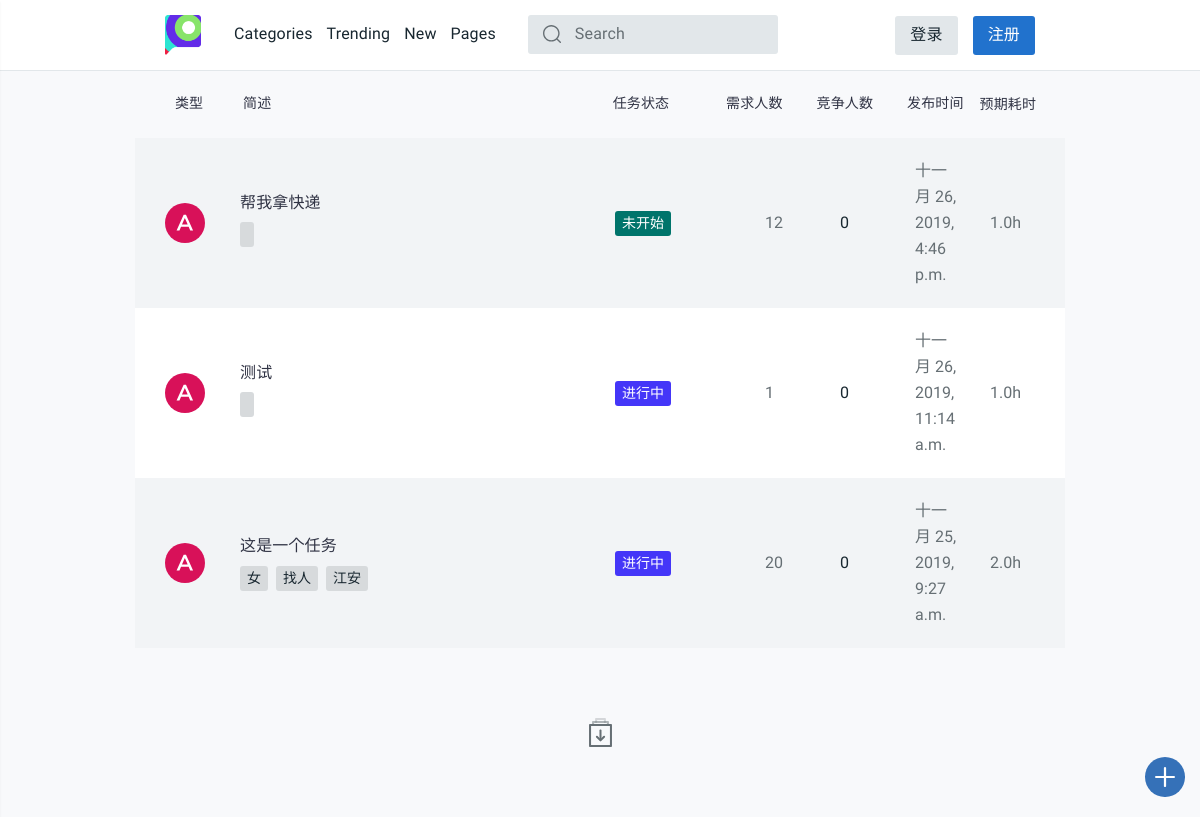
Before: / with the older database file.
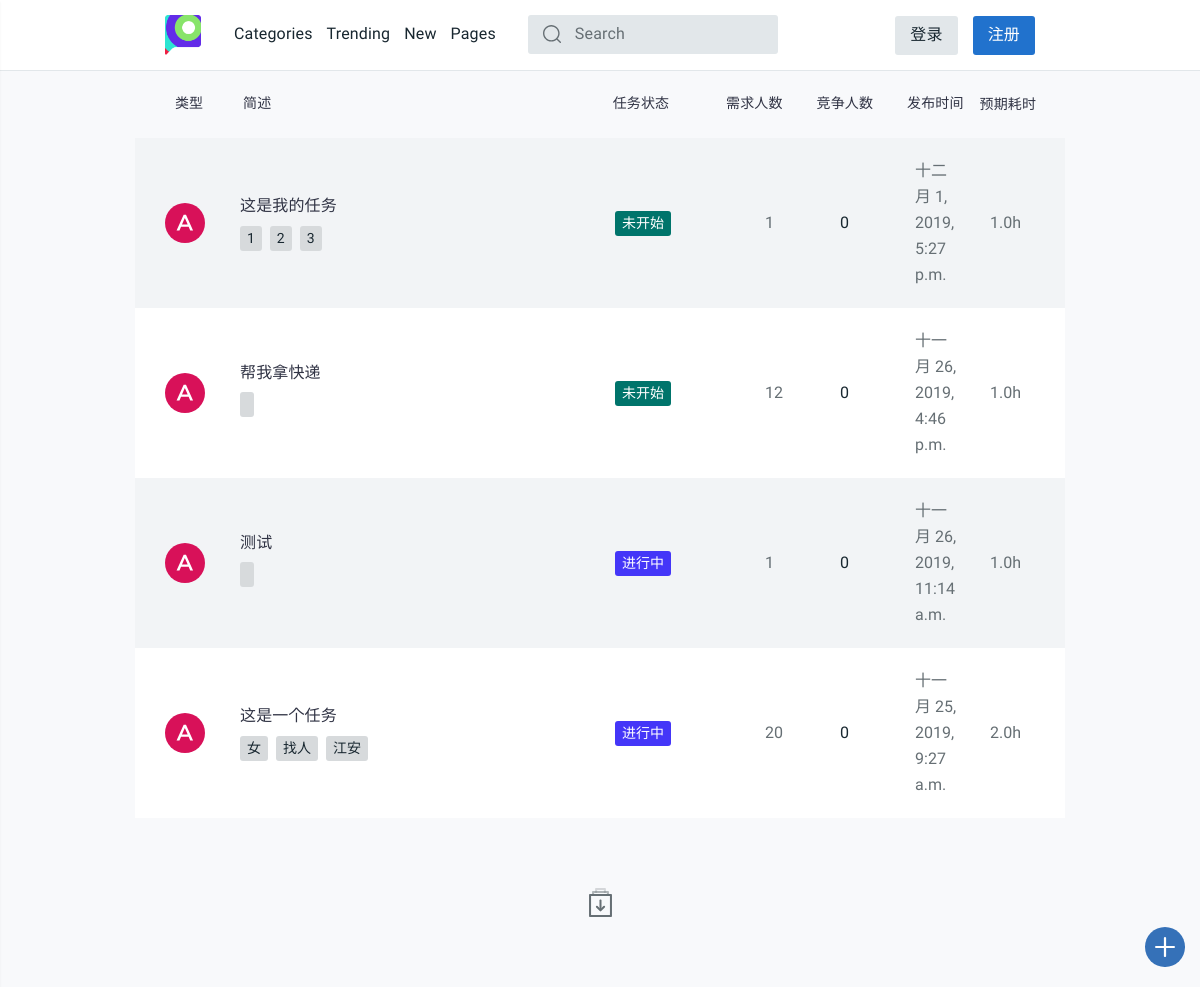
After: the same page with the newer database file.
### task_platform/models.py (models this page shows, shortened)
class Task(models.Model):
    state = (('未开始', 'waitting'), ('进行中', 'processing'), ('中止', 'abort'),
             ('撤销', 'revoke'), ('超时', 'timeout'), ('完成', 'completed'))
    publisher = models.CharField(max_length=128)
    receiver = models.CharField(max_length=128, default="", blank=True)
    pub_time = models.DateTimeField(auto_now_add=True)
    people_needed = models.IntegerField(default=1)
    people_now = models.IntegerField(default=0)
    expected_time_consuming = models.DecimalField(
        max_digits=12, decimal_places=1, default=0.0)
    task_description = models.CharField(max_length=50, default="None")
    task_detail = RichTextUploadingField(default='None')
    task_state = models.CharField(max_length=32, choices=state, default='未开始')
    class Meta:
        ordering = ['pub_time']
        verbose_name = '任务'
        verbose_name_plural = '任务'

class Task_tags(models.Model):
    sig_tag = models.CharField(max_length=20, default="None")
    task_id = models.IntegerField(default="0")
    def __str__(self):
        return self.sig_tag
    class Meta:
        verbose_name = "任务标签"
        verbose_name_plural = "任务标签"

### task_platform/views.py (the view, shortened to what this page needs)
# urls.py: path('', views.index, name='index'),
def index(request):
    username = request.session.get('user_name', None)
    tag_list = []
    finder = {
        '未开始': '9', '进行中': '2',
        '中止': '3', '撤销': '3',
        '超时': '3', '完成': '4'
    }
    latest_task_list = Task.objects.order_by('-pub_time')
    for task in latest_task_list:
        color = 'tt-color0{} tt-badge'.format(finder[task.task_state])
        tag_list.append(
            (task, color,
             Task_tags.objects.filter(task_id=task.id).order_by('sig_tag')))
    return render(request, 'task_platform/index.html', locals())

### task_platform/templates/task_platform/index.html (shortened to what this page needs)
{% extends 'task_platform/base.html' %}
{% load staticfiles %}
{% block content %}
<main id="tt-pageContent" class="tt-offset-small">
  <div class="container">
    <div class="tt-topic-list">
      <div class="tt-list-header">
        <div class="tt-col-value" style="width: 17%;"><center>类型</center></div>
        <div class="tt-col-category" style="width: 90%">简述</div>
        <div class="tt-col-category" style="width: 30%;padding-left:5.5%">任务状态</div>
        <div class="tt-col-value hide-mobile" style="width: 20%;padding-left:2%">需求人数</div>
        <div class="tt-col-value hide-mobile" style="width: 20%;padding-left:2%">竞争人数</div>
        <div class="tt-col-value hide-mobile" style="width: 20%;padding-left:2%">发布时间</div>
        <div class="tt-col-value" style="width: 20%;padding:0%">预期耗时</div>
      </div>
      {% if tag_list %}
      {% for task, color, tags in tag_list %}
      <div class="tt-item">
        <div class="tt-col-avatar">
          <svg class="tt-icon">
            <use xlink:href="#icon-ava-a"></use>
          </svg>
        </div>
        <div class="tt-col-description">
          <h6 class="tt-title"><a href="{% url 'detail' task.id %}">
              {{ task.task_description }}
                        </a></h6>
          <div class="row align-items-center no-gutters">
            <div class="col-11">
              <ul class="tt-list-badge">
                {% for tag in tags %}
                <li><a><span class="tt-badge">{{ tag }}</span></a></li>
                {% endfor%}
              </ul>
            </div>
            </div>
          </div>
          <div class="tt-col-category"><span class="{{ color }}">{{ task.task_state }}</span></div>
          <div class="tt-col-value hide-mobile">{{ task.people_needed }}</div>
            <div class="tt-col-value tt-color-select hide-mobile">{{ task.people_now }}</div>
              <div class="tt-col-value hide-mobile">{{ task.pub_time }}</div>
                <div class="tt-col-value hide-mobile"> {{ task.expected_time_consuming }}h </div>
                </div>
                {% endfor %}
                {% endif %}
                <div class="tt-row-btn">
                  <button type="button" class="btn-icon js-topiclist-showmore">
                    <svg class="tt-icon">
                      <use xlink:href="#icon-load_lore_icon"></use>
                    </svg>
                  </button>
                </div>
              </div>
            </div>
</main>
{% endblock %}

### task_platform/templates/task_platform/base.html (shortened to what this page needs)
{% load staticfiles %}
<html>
<body>
  <head>
    {% block css %}
    <link rel="stylesheet" href="{% static 'css/style.css' %}">
    {% endblock %}
  </head>
  <header id="tt-header">
    <div class="container">
      <div class="row tt-row no-gutters">
        <div class="col-auto">
          <div class="tt-logo">
            <a href="/"><img src="{% static 'images/logo.png' %}" alt=""></a>
          </div>
          <div class="tt-desktop-menu">
            <nav>
              <ul>
                <li><a href="page-categories.html"><span>Categories</span></a></li>
                <li><a href="detail/tk2"><span>Trending</span></a></li>
                <li><a href="page-create-topic.html"><span>New</span></a></li>
                <li>
                  <a href="page-single-user.html"><span>Pages</span></a>
                </li>
              </ul>
            </nav>
          </div>
          <div class="tt-search" style="margin-top:15px;">
            <form class="search-wrapper"style="margin-block-end: 1em;">
              <div class="search-form">
                <input type="text" class="tt-search__input" placeholder="Search">
                <button class="tt-search__btn" type="submit"style="position: absolute;top: 50%;transform: translateY(-50%);">
                  <svg class="tt-icon">
                    <use xlink:href="#icon-search"></use>
                  </svg>
                </button>
              </div>
            </form>
          </div>
        </div>
        {% if request.session.is_login %}
        <div class="col-auto ml-auto">
          <div class="tt-user-info d-flex ">
            <center>
              <div style="margin:7px -25px  ">
                <a href="#" class="tt-btn-icon" id="js-settings-btn">
                  <i class="tt-icon"><svg>
                      <use xlink:href="#icon-settings_fill"></use>
                    </svg></i>
                </a>
              </div>
            </center>
            <center>
              <a href="" class="tt-btn-icon" style="margin:7px">
                <i class="tt-icon"><svg>
                    <use xlink:href="#icon-notification"></use>
                  </svg></i>
              </a>
            </center>
            <div class="tt-account-btn">
              <a href="/profile/" class="btn btn-primary">{{ request.session.user_name }}</a>
                <a href="/logout/" class="btn btn-secondary">登出</a>
            </div>
          </div>
        </div>
        {% else %}
        <div class="col-auto ml-auto">
          <div class="tt-account-btn">
            <a href="login/" class="btn btn-primary">登录</a>
            <a href="/register/" class="btn btn-secondary">注册</a>
          </div>
        </div>
        {% endif %}
      </div>
    </div>
      <a href="/create-task" class="tt-btn-create-topic">
        <span class="tt-icon">
          <svg>
            <use xlink:href="#icon-create_new"></use>
          </svg>
        </span>
      </a>
  </header>
  {% block content %} {% endblock %}
</body>
</html>

Changed rows visible on the page:
added Task: task_description "这是我的任务", task_state "未开始", people_needed "1", people_now "0", pub_time "十二月 1, 2019, 5:27 p.m.", expected_time_consuming "1.0"
added Task_tags: sig_tag "1", shown under "这是我的任务"
added Task_tags: sig_tag "2", shown under "这是我的任务"
added Task_tags: sig_tag "3", shown under "这是我的任务"
